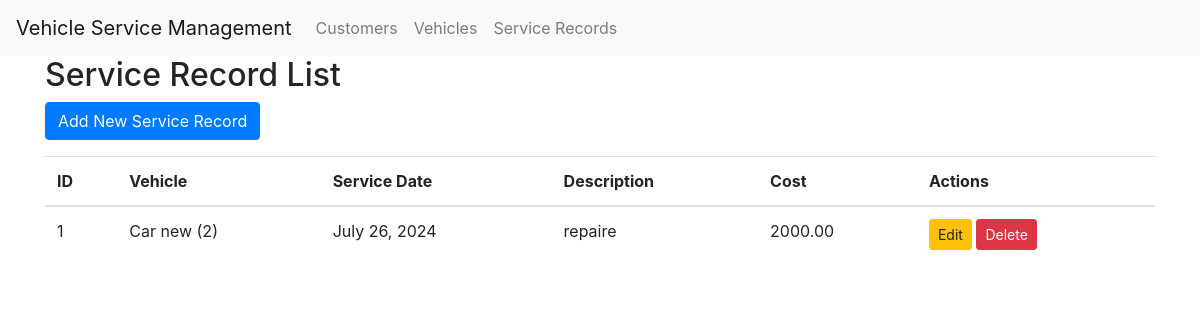
The app's page /service_records/ with its own data.
### service/models.py (models this page shows, shortened)
class ServiceRecord(models.Model):
    vehicle = models.ForeignKey(Vehicle, on_delete=models.CASCADE)
    service_date = models.DateField()
    description = models.TextField()
    cost = models.DecimalField(max_digits=10, decimal_places=2)

class Vehicle(models.Model):
    customer = models.ForeignKey(Customer, on_delete=models.CASCADE)
    make = models.CharField(max_length=50)
    model = models.CharField(max_length=50)
    year = models.IntegerField()
    def __str__(self):
        return f"{self.make} {self.model} ({self.year})"

### service/views.py (the view)
# urls.py: path('service_records/', views.service_record_list, name='service_record_list'),
def service_record_list(request):
    service_records = ServiceRecord.objects.all()
    return render(request, 'service/service_record_list.html', {'service_records': service_records})

### templates/service/service_record_list.html
{% extends 'service/base.html' %}
{% block content %}
    <h2>Service Record List</h2>
    <a href="{% url 'service_record_create' %}" class="btn btn-primary mb-3">Add New Service Record</a>
    <table class="table">
        <thead>
            <tr>
                <th>ID</th>
                <th>Vehicle</th>
                <th>Service Date</th>
                <th>Description</th>
                <th>Cost</th>
                <th>Actions</th>
            </tr>
        </thead>
        <tbody>
            {% for record in service_records %}
                <tr>
                    <td>{{ record.id }}</td>
                    <td>{{ record.vehicle }}</td>
                    <td>{{ record.service_date }}</td>
                    <td>{{ record.description }}</td>
                    <td>{{ record.cost }}</td>
                    <td>
                        <a href="{% url 'service_record_update' record.id %}" class="btn btn-warning btn-sm">Edit</a>
                        <a href="{% url 'service_record_delete' record.id %}" class="btn btn-danger btn-sm" onclick="return confirm('Are you sure you want to delete this record?');">Delete</a>
                    </td>
                </tr>
            {% empty %}
                <tr>
                    <td colspan="6">No service records available.</td>
                </tr>
            {% endfor %}
        </tbody>
    </table>
{% endblock %}

### records on screen
ServiceRecord: id "1", vehicle "Car new (2)", service_date "July 26, 2024", description "repaire", cost "2000.00"
